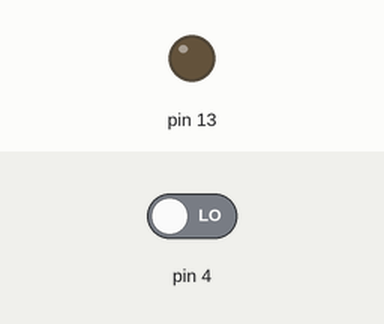
Simulated run of this sketch. Board: Arduino Uno, built with avr-gcc and run on an emulated ATmega328P. On the bench: output pins drawn as LEDs (lit = HIGH). The inputs (shaded band) are chosen by the test bench; at power-on: pin 4 LOW.

Above: at 1.2 s.
1.3 s: pin 4 driven HIGH
At 2.4 s:
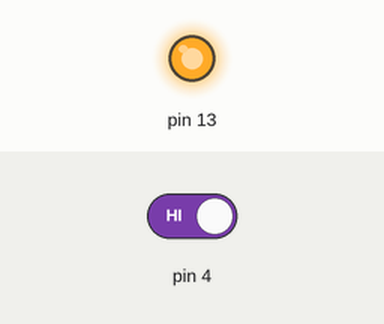
2.8 s: pin 4 driven LOW
At 3.5 s:
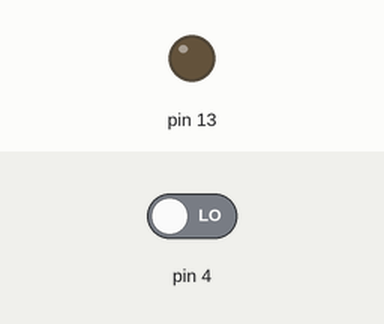
Timing chart, 0 to 5.8 s (numbered marks = the images above; inputs shaded):
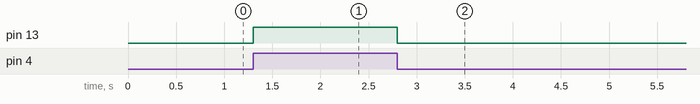

Measured:
- after the input at 1.3 s, pin 13: LOW → HIGH at once
- after the input at 2.8 s, pin 13: HIGH → LOW at once

The sketch:

mariokartX.ino
```cpp
// (licence header left out)
int buttonState = 0;


#include <SoftwareSerial.h>
void setup() {
  Serial.begin(9600);
  SoftwareSerial myserial(8, 9);

 pinMode(0,INPUT);
  pinMode(1,INPUT);
   pinMode(2,INPUT);
    pinMode(3,INPUT);
     pinMode(4,INPUT);
      pinMode(5,INPUT);
       pinMode(6,INPUT);
        pinMode(13, OUTPUT);
}

void loop() {

   // read the state of the pushbutton value:
  buttonState = digitalRead(4);

  // check if the pushbutton is pressed.
  // if it is, the buttonState is HIGH:
  if (buttonState == HIGH) {
    // turn LED on:
    digitalWrite(13, HIGH);
  } else {
    // turn LED off:
    digitalWrite(13, LOW);
  }
}
```
